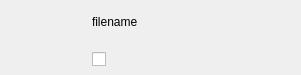
<?xml version="1.0" encoding="UTF-8"?>
<ui version="4.0">
 <class>FotkaWidget</class>
 <widget class="QWidget" name="FotkaWidget">
  <property name="geometry">
   <rect>
    <x>0</x>
    <y>0</y>
    <width>301</width>
    <height>75</height>
   </rect>
  </property>
  <property name="minimumSize">
   <size>
    <width>0</width>
    <height>75</height>
   </size>
  </property>
  <property name="maximumSize">
   <size>
    <width>16777215</width>
    <height>75</height>
   </size>
  </property>
  <property name="windowTitle">
   <string>Form</string>
  </property>
  <layout class="QHBoxLayout" name="horizontalLayout">
   <property name="spacing">
    <number>1</number>
   </property>
   <property name="margin">
    <number>1</number>
   </property>
   <item>
    <widget class="QLabel" name="fotkaView">
     <property name="sizePolicy">
      <sizepolicy hsizetype="Fixed" vsizetype="Fixed">
       <horstretch>0</horstretch>
       <verstretch>0</verstretch>
      </sizepolicy>
     </property>
     <property name="minimumSize">
      <size>
       <width>90</width>
       <height>72</height>
      </size>
     </property>
     <property name="maximumSize">
      <size>
       <width>90</width>
       <height>72</height>
      </size>
     </property>
     <property name="baseSize">
      <size>
       <width>90</width>
       <height>72</height>
      </size>
     </property>
     <property name="text">
      <string/>
     </property>
    </widget>
   </item>
   <item>
    <layout class="QVBoxLayout" name="verticalLayout">
     <item>
      <widget class="QLabel" name="fileNameLabel">
       <property name="sizePolicy">
        <sizepolicy hsizetype="Expanding" vsizetype="Preferred">
         <horstretch>0</horstretch>
         <verstretch>0</verstretch>
        </sizepolicy>
       </property>
       <property name="text">
        <string>filename</string>
       </property>
       <property name="textFormat">
        <enum>Qt::PlainText</enum>
       </property>
      </widget>
     </item>
     <item>
      <layout class="QHBoxLayout" name="horizontalLayout_2">
       <property name="spacing">
        <number>2</number>
       </property>
       <item>
        <widget class="QCheckBox" name="selectCheckBox">
         <property name="sizePolicy">
          <sizepolicy hsizetype="Fixed" vsizetype="Fixed">
           <horstretch>0</horstretch>
           <verstretch>0</verstretch>
          </sizepolicy>
         </property>
         <property name="minimumSize">
          <size>
           <width>14</width>
           <height>0</height>
          </size>
         </property>
         <property name="maximumSize">
          <size>
           <width>14</width>
           <height>30</height>
          </size>
         </property>
         <property name="toolTip">
          <string>wybierz</string>
         </property>
         <property name="text">
          <string/>
         </property>
         <property name="iconSize">
          <size>
           <width>24</width>
           <height>24</height>
          </size>
         </property>
        </widget>
       </item>
       <item>
        <spacer name="horizontalSpacer">
         <property name="orientation">
          <enum>Qt::Horizontal</enum>
         </property>
         <property name="sizeHint" stdset="0">
          <size>
           <width>40</width>
           <height>20</height>
          </size>
         </property>
        </spacer>
       </item>
       <item>
        <widget class="QPushButton" name="up">
         <property name="maximumSize">
          <size>
           <width>30</width>
           <height>30</height>
          </size>
         </property>
         <property name="toolTip">
          <string>wyżej</string>
         </property>
         <property name="text">
          <string/>
         </property>
         <property name="icon">
          <iconset resource="textedit.qrc">
           <normaloff>:/images/arrow-up.png</normaloff>:/images/arrow-up.png</iconset>
         </property>
         <property name="flat">
          <bool>true</bool>
         </property>
        </widget>
       </item>
       <item>
        <widget class="QPushButton" name="down">
         <property name="maximumSize">
          <size>
           <width>30</width>
           <height>30</height>
          </size>
         </property>
         <property name="toolTip">
          <string>niżej</string>
         </property>
         <property name="text">
          <string/>
         </property>
         <property name="icon">
          <iconset resource="textedit.qrc">
           <normaloff>:/images/arrow-down.png</normaloff>:/images/arrow-down.png</iconset>
         </property>
         <property name="flat">
          <bool>true</bool>
         </property>
        </widget>
       </item>
       <item>
        <widget class="QPushButton" name="first">
         <property name="maximumSize">
          <size>
           <width>30</width>
           <height>30</height>
          </size>
         </property>
         <property name="toolTip">
          <string>na samą górę</string>
         </property>
         <property name="text">
          <string/>
         </property>
         <property name="icon">
          <iconset resource="textedit.qrc">
           <normaloff>:/images/arrow-up-double.png</normaloff>:/images/arrow-up-double.png</iconset>
         </property>
         <property name="flat">
          <bool>true</bool>
         </property>
        </widget>
       </item>
       <item>
        <widget class="QPushButton" name="last">
         <property name="maximumSize">
          <size>
           <width>30</width>
           <height>30</height>
          </size>
         </property>
         <property name="toolTip">
          <string>na sam dół</string>
         </property>
         <property name="text">
          <string/>
         </property>
         <property name="icon">
          <iconset resource="textedit.qrc">
           <normaloff>:/images/arrow-down-double.png</normaloff>:/images/arrow-down-double.png</iconset>
         </property>
         <property name="flat">
          <bool>true</bool>
         </property>
        </widget>
       </item>
      </layout>
     </item>
    </layout>
   </item>
  </layout>
 </widget>
 <resources>
  <include location="textedit.qrc"/>
 </resources>
 <connections/>
</ui>
